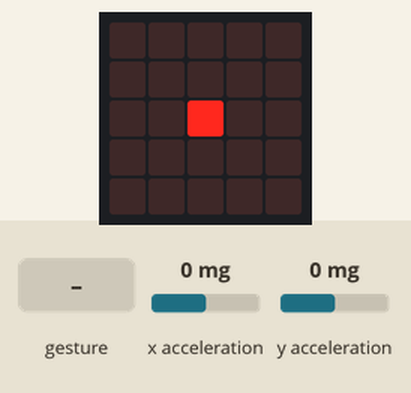
The program below on a simulated BBC micro:bit running MicroPython. On the bench: the board's 5×5 LED display. Inputs (shaded band) come from the test bench; at power-on: x acceleration 0 mg, y acceleration 0 mg. A tilt is held for 1.5 s and a shake lasts 1 s, then the board lies face up again.

Above: at 1.2 s.
1.3 s: gesture 'up'
At 2.1 s:
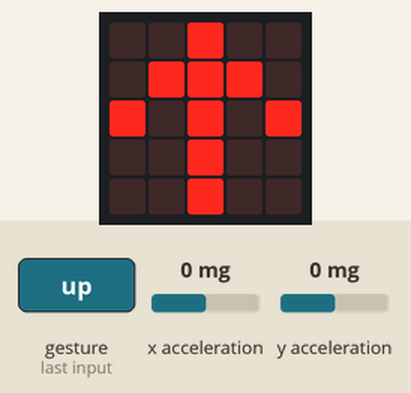
4.3 s: x acceleration set to -1440 mg
At 5.6 s:
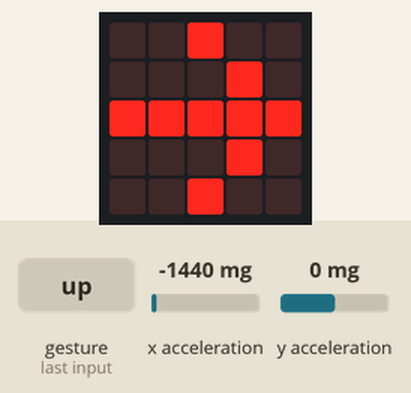
5.9 s: y acceleration set to -1440 mg
At 6.3 s:
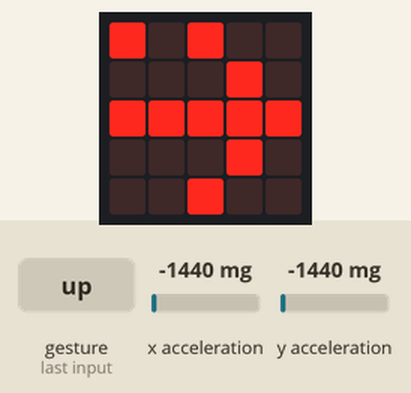
7.4 s: gesture 'down'
At 8.2 s:
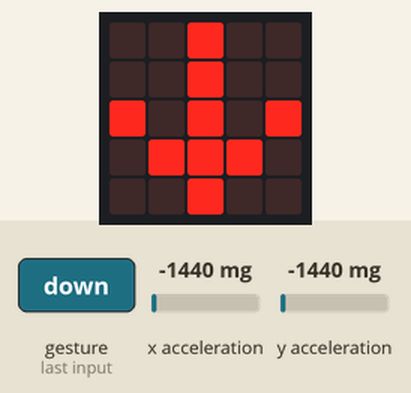
10.4 s: gesture 'right'
At 11.6 s:
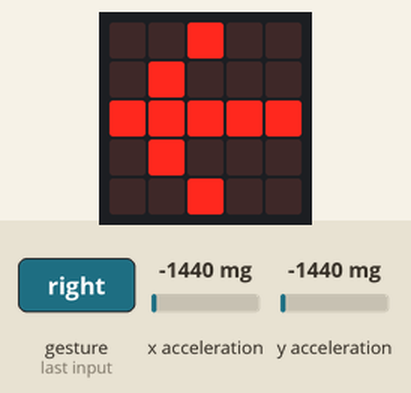
13.4 s: x acceleration set to 750 mg
At 13.8 s:
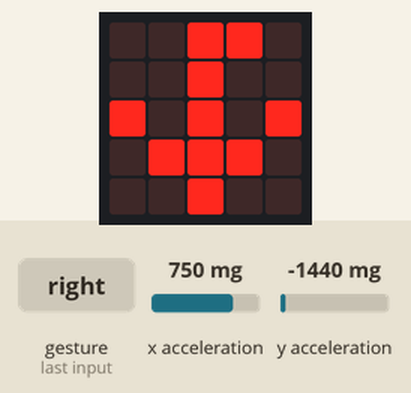
Timing chart, 0 to 16.0 s (numbered marks = the images above; inputs shaded):
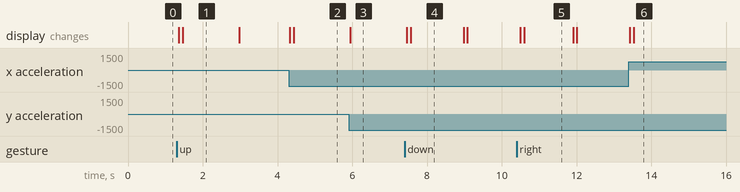

Measured:
- after the input at 1.3 s, the display: first changes after 0.06 s (image 1 shows a later state)
- after the input at 4.3 s, the display: first changes at once (image 2 shows a later state)
- after the input at 5.9 s, the display: changes after 0.05 s (image 3)
- after the input at 7.4 s, the display: first changes after 0.06 s (image 4 shows a later state)
- after the input at 10.4 s, the display: first changes after 0.10 s (image 5 shows a later state)
- after the input at 13.4 s, the display: first changes at once (image 6 shows a later state)
- what the display in image 1 shows lasts 1.5 s, from 1.5 s to 3.0 s

The program:

pointer.py
```python
from microbit import *


def minmax(number, min, max):

    if number < min:

        return min

    elif number > max:

        return max

    else:

        return number


while True:
    if (accelerometer.is_gesture("up")):
        display.show(Image.ARROW_N)
    elif (accelerometer.is_gesture("down")):
        display.show(Image.ARROW_S)
    elif (accelerometer.is_gesture("right")):
        display.show(Image.ARROW_W)
    elif (accelerometer.is_gesture("left")):
        display.show(Image.ARROW_E)
    else:
        display.clear()


    # start at the centre

    x = 2

    y = 2

    accel_x = accelerometer.get_x()

    accel_y = accelerometer.get_y()

    if accel_x < -600:

        x = 0

    elif accel_x < -300:

        x = 1

    elif accel_x < 300:

        x = 2

    elif accel_x < 600:

        x = 3

    else:

        x = 4

    if accel_y < -600:

        y = 0

    elif accel_y < -300:

        y = 1

    elif accel_y < 300:

        y = 2

    elif accel_y < 600:

        y = 3

    else:

        y = 4

    x = minmax(accel_x // 450 + 2, 0, 4)

    y = minmax(accel_y // 450 + 2, 0, 4)

    # print(accel_x, accel_y)

    display.set_pixel(x, y, 9)
    sleep(100)


'''

    if (abs(accelerometer.get_x()) < 300):
        display.set_pixel(0, 0, 0)
        display.set_pixel(1, 0, 0)
        display.set_pixel(2, 0, 9)
        display.set_pixel(3, 0, 0)
        display.set_pixel(4, 0, 0)
    elif (abs(accelerometer.get_x()) >= 300 and abs(accelerometer.get_x()) < 600):
        display.set_pixel(0, 0, 0)
        display.set_pixel(1, 0, 9)
        display.set_pixel(2, 0, 0)
        display.set_pixel(3, 0, 9)
        display.set_pixel(4, 0, 0)
    elif (abs(accelerometer.get_x()) >= 600 and abs(accelerometer.get_x()) < 800):
        display.set_pixel(0, 0, 9)
        display.set_pixel(1, 0, 0)
        display.set_pixel(2, 0, 0)
        display.set_pixel(3, 0, 0)
        display.set_pixel(4, 0, 9)
'''
```
